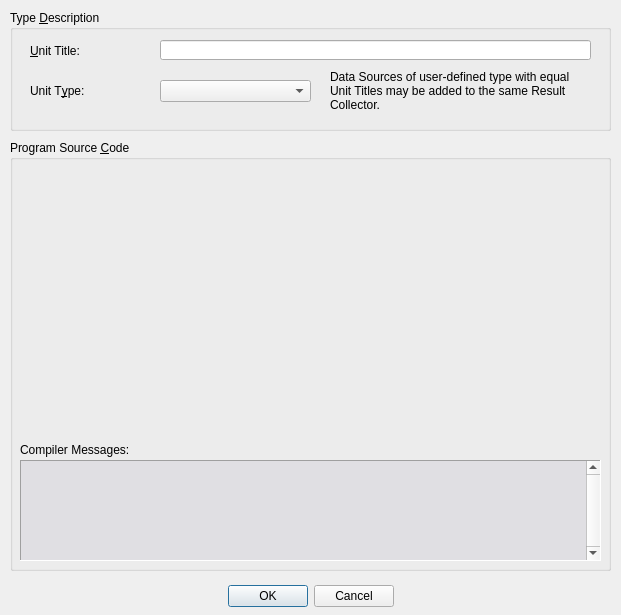
<?xml version="1.0" encoding="UTF-8"?>
<ui version="4.0">
 <class>userTypeDialog</class>
 <widget class="QDialog" name="userTypeDialog">
  <property name="geometry">
   <rect>
    <x>0</x>
    <y>0</y>
    <width>621</width>
    <height>615</height>
   </rect>
  </property>
  <property name="windowTitle">
   <string/>
  </property>
  <widget class="QDialogButtonBox" name="buttonBox">
   <property name="geometry">
    <rect>
     <x>10</x>
     <y>580</y>
     <width>601</width>
     <height>32</height>
    </rect>
   </property>
   <property name="orientation">
    <enum>Qt::Horizontal</enum>
   </property>
   <property name="standardButtons">
    <set>QDialogButtonBox::Cancel|QDialogButtonBox::Ok</set>
   </property>
   <property name="centerButtons">
    <bool>true</bool>
   </property>
  </widget>
  <widget class="QGroupBox" name="groupBox_2">
   <property name="geometry">
    <rect>
     <x>10</x>
     <y>140</y>
     <width>601</width>
     <height>431</height>
    </rect>
   </property>
   <property name="title">
    <string>Program Source &amp;Code</string>
   </property>
   <widget class="QWidget" name="codeEditHolder" native="true">
    <property name="geometry">
     <rect>
      <x>10</x>
      <y>50</y>
      <width>581</width>
      <height>241</height>
     </rect>
    </property>
    <property name="font">
     <font>
      <family>Courier New</family>
      <pointsize>10</pointsize>
     </font>
    </property>
   </widget>
   <widget class="QLabel" name="label_3">
    <property name="geometry">
     <rect>
      <x>10</x>
      <y>300</y>
      <width>581</width>
      <height>20</height>
     </rect>
    </property>
    <property name="text">
     <string>Compiler Messages:</string>
    </property>
   </widget>
   <widget class="QTextEdit" name="compilerOutput">
    <property name="geometry">
     <rect>
      <x>10</x>
      <y>320</y>
      <width>581</width>
      <height>101</height>
     </rect>
    </property>
    <property name="palette">
     <palette>
      <active>
       <colorrole role="Base">
        <brush brushstyle="SolidPattern">
         <color alpha="255">
          <red>224</red>
          <green>223</green>
          <blue>227</blue>
         </color>
        </brush>
       </colorrole>
      </active>
      <inactive>
       <colorrole role="Base">
        <brush brushstyle="SolidPattern">
         <color alpha="255">
          <red>224</red>
          <green>223</green>
          <blue>227</blue>
         </color>
        </brush>
       </colorrole>
      </inactive>
      <disabled>
       <colorrole role="Base">
        <brush brushstyle="SolidPattern">
         <color alpha="255">
          <red>224</red>
          <green>223</green>
          <blue>227</blue>
         </color>
        </brush>
       </colorrole>
      </disabled>
     </palette>
    </property>
    <property name="frameShape">
     <enum>QFrame::Panel</enum>
    </property>
    <property name="frameShadow">
     <enum>QFrame::Sunken</enum>
    </property>
    <property name="verticalScrollBarPolicy">
     <enum>Qt::ScrollBarAlwaysOn</enum>
    </property>
    <property name="horizontalScrollBarPolicy">
     <enum>Qt::ScrollBarAlwaysOff</enum>
    </property>
    <property name="documentTitle">
     <string/>
    </property>
    <property name="undoRedoEnabled">
     <bool>false</bool>
    </property>
    <property name="readOnly">
     <bool>true</bool>
    </property>
    <property name="html">
     <string>&lt;!DOCTYPE HTML PUBLIC &quot;-//W3C//DTD HTML 4.0//EN&quot; &quot;http://www.w3.org/TR/REC-html40/strict.dtd&quot;&gt;
&lt;html&gt;&lt;head&gt;&lt;meta name=&quot;qrichtext&quot; content=&quot;1&quot; /&gt;&lt;style type=&quot;text/css&quot;&gt;
p, li { white-space: pre-wrap; }
&lt;/style&gt;&lt;/head&gt;&lt;body style=&quot; font-family:'MS Shell Dlg 2'; font-size:8.25pt; font-weight:400; font-style:normal;&quot;&gt;
&lt;p style=&quot;-qt-paragraph-type:empty; margin-top:0px; margin-bottom:0px; margin-left:0px; margin-right:0px; -qt-block-indent:0; text-indent:0px; font-size:8pt;&quot;&gt;&lt;/p&gt;&lt;/body&gt;&lt;/html&gt;</string>
    </property>
    <property name="tabStopWidth">
     <number>32</number>
    </property>
   </widget>
   <widget class="QWidget" name="verticalLayoutWidget">
    <property name="geometry">
     <rect>
      <x>10</x>
      <y>20</y>
      <width>581</width>
      <height>281</height>
     </rect>
    </property>
    <layout class="QVBoxLayout" name="verticalLayout">
     <property name="bottomMargin">
      <number>4</number>
     </property>
    </layout>
   </widget>
   <zorder>label_3</zorder>
   <zorder>compilerOutput</zorder>
   <zorder>verticalLayoutWidget</zorder>
   <zorder>codeEditHolder</zorder>
  </widget>
  <widget class="QGroupBox" name="groupBox">
   <property name="geometry">
    <rect>
     <x>10</x>
     <y>10</y>
     <width>601</width>
     <height>121</height>
    </rect>
   </property>
   <property name="title">
    <string>Type &amp;Description</string>
   </property>
   <widget class="QLabel" name="label">
    <property name="geometry">
     <rect>
      <x>20</x>
      <y>30</y>
      <width>131</width>
      <height>21</height>
     </rect>
    </property>
    <property name="text">
     <string>&amp;Unit Title:</string>
    </property>
    <property name="buddy">
     <cstring>sUnitTitle</cstring>
    </property>
   </widget>
   <widget class="QLineEdit" name="sUnitTitle">
    <property name="geometry">
     <rect>
      <x>150</x>
      <y>30</y>
      <width>431</width>
      <height>20</height>
     </rect>
    </property>
   </widget>
   <widget class="QLabel" name="label_2">
    <property name="geometry">
     <rect>
      <x>320</x>
      <y>60</y>
      <width>261</width>
      <height>61</height>
     </rect>
    </property>
    <property name="text">
     <string>Data Sources of user-defined type with equal Unit Titles may be added to the same Result Collector.</string>
    </property>
    <property name="alignment">
     <set>Qt::AlignLeading|Qt::AlignLeft|Qt::AlignTop</set>
    </property>
    <property name="wordWrap">
     <bool>true</bool>
    </property>
   </widget>
   <widget class="QLabel" name="label_4">
    <property name="geometry">
     <rect>
      <x>20</x>
      <y>70</y>
      <width>131</width>
      <height>21</height>
     </rect>
    </property>
    <property name="text">
     <string>Unit T&amp;ype:</string>
    </property>
    <property name="buddy">
     <cstring>cUnitType</cstring>
    </property>
   </widget>
   <widget class="QComboBox" name="cUnitType">
    <property name="geometry">
     <rect>
      <x>150</x>
      <y>70</y>
      <width>151</width>
      <height>22</height>
     </rect>
    </property>
   </widget>
  </widget>
 </widget>
 <tabstops>
  <tabstop>sUnitTitle</tabstop>
  <tabstop>cUnitType</tabstop>
  <tabstop>compilerOutput</tabstop>
  <tabstop>buttonBox</tabstop>
 </tabstops>
 <resources/>
 <connections>
  <connection>
   <sender>buttonBox</sender>
   <signal>rejected()</signal>
   <receiver>userTypeDialog</receiver>
   <slot>reject()</slot>
   <hints>
    <hint type="sourcelabel">
     <x>316</x>
     <y>431</y>
    </hint>
    <hint type="destinationlabel">
     <x>286</x>
     <y>274</y>
    </hint>
   </hints>
  </connection>
 </connections>
</ui>
